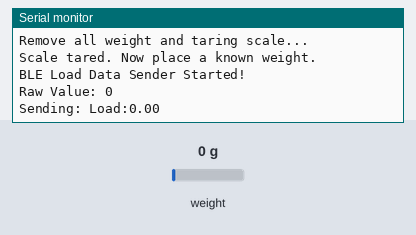
Bench run of a sketch on a simulated ESP32-S3. Parts: the last lines printed to the serial monitor. Inputs (shaded band) come from the test bench; at power-on: weight on the scale 0 g. Nothing arrives over Bluetooth unless stated; a phone connects over Bluetooth LE 3 s after start.

Above: at 5.2 s.
5.3 s: weight on the scale set to 100 g
At 7.4 s:
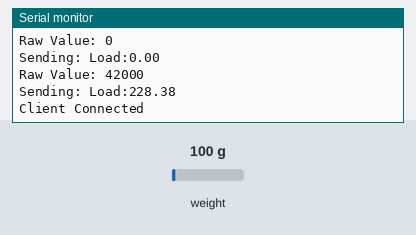
8.5 s: weight on the scale set to 1250 g
At 9.1 s:
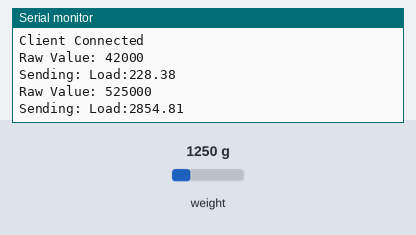
Timing chart, 0 to 11.5 s (numbered marks = the images above; inputs shaded):
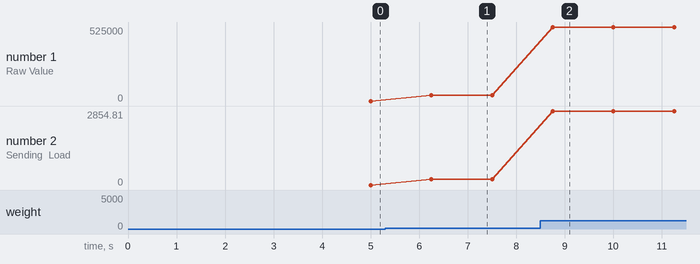

The sketch:

ESP32_BLE_load_sender.ino
```cpp
#include <BLEDevice.h>
#include <BLEUtils.h>
#include <BLEServer.h>
#include "HX711.h"

#define LOADCELL_DOUT_PIN 6  // HX711 Data pin (ESP32-S3 GPIO)
#define LOADCELL_SCK_PIN 7   // HX711 Clock pin (ESP32-S3 GPIO)

#define SERVICE_UUID        "45678901-4567-890b-4567-890abcdef013"  // Unique Load Data Service UUID
#define CHARACTERISTIC_UUID "bcdef123-4567-890b-cdef-123456789012"  // Unique Load Data Characteristic UUID

float calibration_factor =183.9;

BLECharacteristic *pCharacteristic;

HX711 scale;

// Function to simulate Load Data
void sendLoadData() {
    if (scale.is_ready()) {
        long raw_value = scale.get_units(10);  // Get the raw reading
        Serial.print("Raw Value: ");
        Serial.println(raw_value);  // Print raw sensor output

        float load = raw_value / calibration_factor;  // Convert to grams

        String loadData = "Load:" + String(load, 2);

        Serial.println("Sending: " + loadData);

    // Send data via BLE notification
        pCharacteristic->setValue(loadData.c_str());
        pCharacteristic->notify();

      } else {
        Serial.println("HX711 not found. Check wiring.");
      }

}

class MyServerCallbacks : public BLEServerCallbacks {
    void onConnect(BLEServer* pServer) {
        Serial.println("Client Connected");
    }
    void onDisconnect(BLEServer* pServer) {
        Serial.println("Client Disconnected. Restarting advertising...");
        BLEAdvertising *pAdvertising = BLEDevice::getAdvertising();
        pAdvertising->start();
    }
};

void setup() {
    Serial.begin(115200);
    Serial.println("ESP32-S3 HX711 Weight Calibration");

    scale.begin(LOADCELL_DOUT_PIN, LOADCELL_SCK_PIN);

    Serial.println("Remove all weight and taring scale...");
    delay(3000);

    scale.tare(); // Set zero point
    Serial.println("Scale tared. Now place a known weight.");
    BLEDevice::init("ESP32-Load-Sensor");

    BLEServer *pServer = BLEDevice::createServer();
    pServer->setCallbacks(new MyServerCallbacks());

    BLEService *pService = pServer->createService(SERVICE_UUID);
    pCharacteristic = pService->createCharacteristic(
                          CHARACTERISTIC_UUID,
                          BLECharacteristic::PROPERTY_READ   |
                          BLECharacteristic::PROPERTY_NOTIFY
                      );

    pService->start();
    BLEAdvertising *pAdvertising = BLEDevice::getAdvertising();
    pAdvertising->addServiceUUID(SERVICE_UUID);
    pAdvertising->start();

    Serial.println("BLE Load Data Sender Started!");
}

void loop() {
    sendLoadData();  // Send new data every 100ms
    delay(250);
}
```

Measured:
- after the input at 5.3 s, the serial monitor: prints a new line after 0.95 s (image 1)
- after the input at 8.5 s, the serial monitor: prints a new line after 0.25 s (image 2)
- plotted number 1: 0 → 42000 after the input at 5.3 s, 42000 → 525000 after the input at 8.5 s
- plotted number 2: 0 → 228.38 after the input at 5.3 s, 228.38 → 2854.81 after the input at 8.5 s
